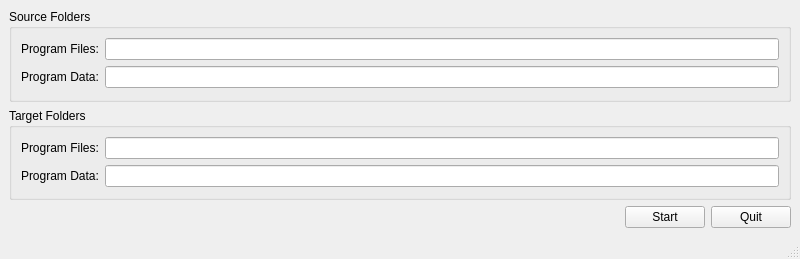
<?xml version="1.0" encoding="UTF-8"?>
<ui version="4.0">
 <class>MainWindow</class>
 <widget class="QMainWindow" name="MainWindow">
  <property name="geometry">
   <rect>
    <x>0</x>
    <y>0</y>
    <width>800</width>
    <height>259</height>
   </rect>
  </property>
  <property name="minimumSize">
   <size>
    <width>800</width>
    <height>259</height>
   </size>
  </property>
  <property name="maximumSize">
   <size>
    <width>800</width>
    <height>259</height>
   </size>
  </property>
  <property name="windowTitle">
   <string>Sincronizador de carpetas de FlexibarNET</string>
  </property>
  <widget class="QWidget" name="centralwidget">
   <property name="sizePolicy">
    <sizepolicy hsizetype="Preferred" vsizetype="Preferred">
     <horstretch>0</horstretch>
     <verstretch>0</verstretch>
    </sizepolicy>
   </property>
   <layout class="QVBoxLayout" name="verticalLayout_2">
    <item>
     <layout class="QVBoxLayout" name="verticalLayout">
      <item>
       <widget class="QGroupBox" name="gbSourceFolders">
        <property name="sizePolicy">
         <sizepolicy hsizetype="Preferred" vsizetype="Preferred">
          <horstretch>0</horstretch>
          <verstretch>0</verstretch>
         </sizepolicy>
        </property>
        <property name="title">
         <string>Source Folders</string>
        </property>
        <layout class="QFormLayout" name="formLayout_2">
         <item row="0" column="0" colspan="2">
          <layout class="QFormLayout" name="formSourceFolders">
           <property name="sizeConstraint">
            <enum>QLayout::SetDefaultConstraint</enum>
           </property>
           <item row="0" column="1">
            <widget class="QLineEdit" name="txtProgramFilesSourceFolder"/>
           </item>
           <item row="1" column="0">
            <widget class="QLabel" name="lblProgramDataSourceFolder">
             <property name="text">
              <string>Program Data:</string>
             </property>
            </widget>
           </item>
           <item row="1" column="1">
            <widget class="QLineEdit" name="txtProgramDataSourceFolder"/>
           </item>
           <item row="0" column="0">
            <widget class="QLabel" name="lblProgramFilesSourceFolder">
             <property name="text">
              <string>Program Files:</string>
             </property>
            </widget>
           </item>
          </layout>
         </item>
        </layout>
       </widget>
      </item>
      <item>
       <widget class="QGroupBox" name="groupBox_2">
        <property name="title">
         <string>Target Folders</string>
        </property>
        <layout class="QFormLayout" name="formLayout_4">
         <item row="0" column="0" colspan="2">
          <layout class="QFormLayout" name="formLayout_3">
           <property name="sizeConstraint">
            <enum>QLayout::SetDefaultConstraint</enum>
           </property>
           <item row="0" column="0">
            <widget class="QLabel" name="lblProgramFilesTargetFolder">
             <property name="text">
              <string>Program Files:</string>
             </property>
            </widget>
           </item>
           <item row="0" column="1">
            <widget class="QLineEdit" name="txtProgramFilesTargetFolder"/>
           </item>
           <item row="1" column="1">
            <widget class="QLineEdit" name="txtProgramDataTargetFolder"/>
           </item>
           <item row="1" column="0">
            <widget class="QLabel" name="lblProgramDataTargetFolder">
             <property name="text">
              <string>Program Data:</string>
             </property>
            </widget>
           </item>
          </layout>
         </item>
        </layout>
       </widget>
      </item>
     </layout>
    </item>
    <item>
     <layout class="QHBoxLayout" name="horizontalLayout">
      <item>
       <spacer name="horizontalSpacer">
        <property name="orientation">
         <enum>Qt::Horizontal</enum>
        </property>
        <property name="sizeHint" stdset="0">
         <size>
          <width>40</width>
          <height>20</height>
         </size>
        </property>
       </spacer>
      </item>
      <item>
       <widget class="QPushButton" name="btnStart">
        <property name="sizePolicy">
         <sizepolicy hsizetype="Fixed" vsizetype="Fixed">
          <horstretch>0</horstretch>
          <verstretch>0</verstretch>
         </sizepolicy>
        </property>
        <property name="text">
         <string>Start</string>
        </property>
       </widget>
      </item>
      <item>
       <widget class="QPushButton" name="btnQuit">
        <property name="sizePolicy">
         <sizepolicy hsizetype="Fixed" vsizetype="Fixed">
          <horstretch>0</horstretch>
          <verstretch>0</verstretch>
         </sizepolicy>
        </property>
        <property name="text">
         <string>Quit</string>
        </property>
       </widget>
      </item>
     </layout>
    </item>
   </layout>
  </widget>
  <widget class="QStatusBar" name="statusBar"/>
 </widget>
 <resources/>
 <connections/>
</ui>
